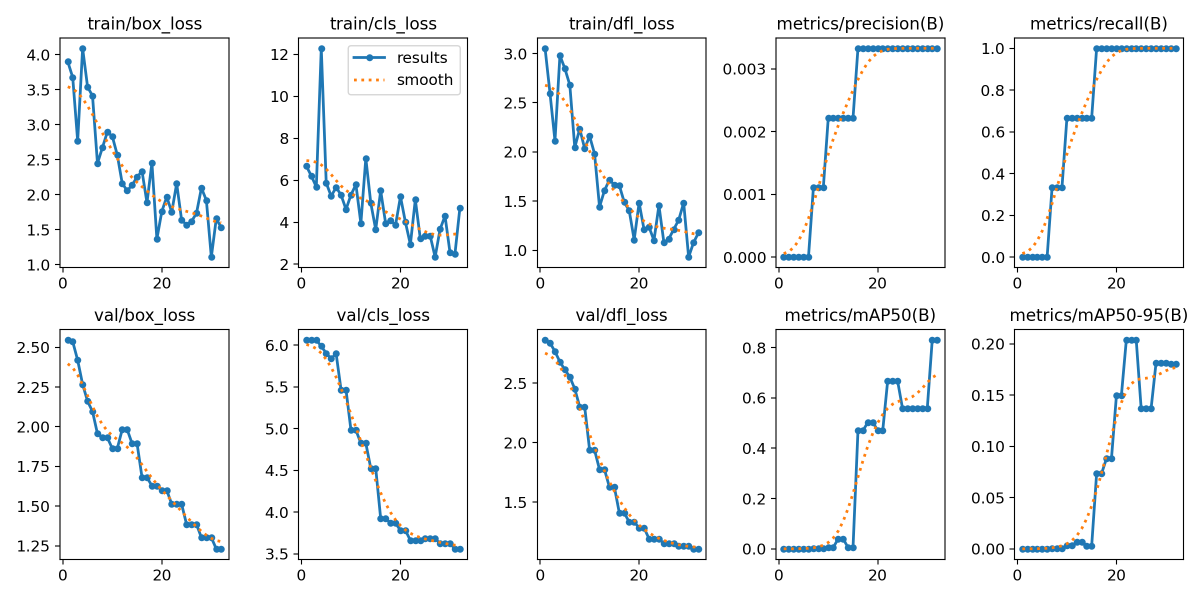
#> input picture runs/detect/new_sora_watermark/results.png, 2400 x 1200 px (shown at 1/2 size)
$ python visualize_sam2_masks_10fps.py runs/detect/new_sora_watermark/results.png runs/detect/new_sora_watermark
#> lines starting #> are read from the running program, lines starting #| are printed output that depends on the picture
"""
SAM2 Mask Visualization Tool - 10 FPS MODE

Creates a visual debug video showing:
- Original frame
- SAM2 mask
- Overlay (mask on frame with transparency)

**10 FPS MODE**: Each mask is repeated 10 times
Example: If you have 10 masks, this creates 100 frames total

Uses EXISTING masks from temp_sam2_masks folder.
"""

import os
import sys
import cv2
import numpy as np
from pathlib import Path
from tkinter import Tk, filedialog
import subprocess

# Configuration (can be overridden by command line args)
MASKS_FOLDER = "temp_sam2_masks"
OUTPUT_VIDEO = "results/sam2_mask_visualization_10fps.mp4"
MASK_REPEAT_COUNT = 10  # Each mask is used for 10 frames
VIDEO_PATH_ARG = None  # Will be set from command line

def select_video_file():
    """Open file dialog to select video file."""
    print("\n[*] Please select the video file you want to visualize...")

    root = Tk()
    root.withdraw()  # Hide the main window
    root.attributes('-topmost', True)  # Bring dialog to front

    file_path = filedialog.askopenfilename(
        title="Select Video File",
        filetypes=[
            ("Video files", "*.mp4 *.avi *.mov *.mkv"),
            ("All files", "*.*")
        ]
    )

    root.destroy()

    if not file_path:
        print("[ERROR] No file selected")
        return None

    print(f"[OK] Selected: {file_path}\n")
    return file_path

def visualize_masks():
    """Create visualization video showing masks overlaid on frames - 10fps mode."""

    print("\n" + "="*70)
    print("SAM2 MASK VISUALIZATION - 10 FPS MODE")
    print("="*70 + "\n")
    print(f"Each mask will be repeated {MASK_REPEAT_COUNT} times")
    print()

    # Check if masks exist
    if not os.path.exists(MASKS_FOLDER):
        print(f"[ERROR] Masks folder not found: {MASKS_FOLDER}")
        print("   Please run the SAM2 interactive tool first to generate masks.")
        print("   The tool should create masks in the temp_sam2_masks folder.")
        return

    mask_files = sorted([f for f in os.listdir(MASKS_FOLDER) if f.endswith('.png')])
    if len(mask_files) == 0:
        print(f"[ERROR] No mask files found in {MASKS_FOLDER}")
        print("   Please run the SAM2 interactive tool first to generate masks.")
        return

    print(f"[MASKS] Found {len(mask_files)} mask files in: {MASKS_FOLDER}")
    print()

    # PRE-LOAD all masks into RAM for instant access (much faster than reading from disk each frame)
    print(f"[PRELOAD] Loading {len(mask_files)} masks into RAM from NVME...")
    import time
    start_time = time.time()
    preloaded_masks = []
    for i, mask_file in enumerate(mask_files):
        mask_path = os.path.join(MASKS_FOLDER, mask_file)
        mask = cv2.imread(mask_path, cv2.IMREAD_GRAYSCALE)
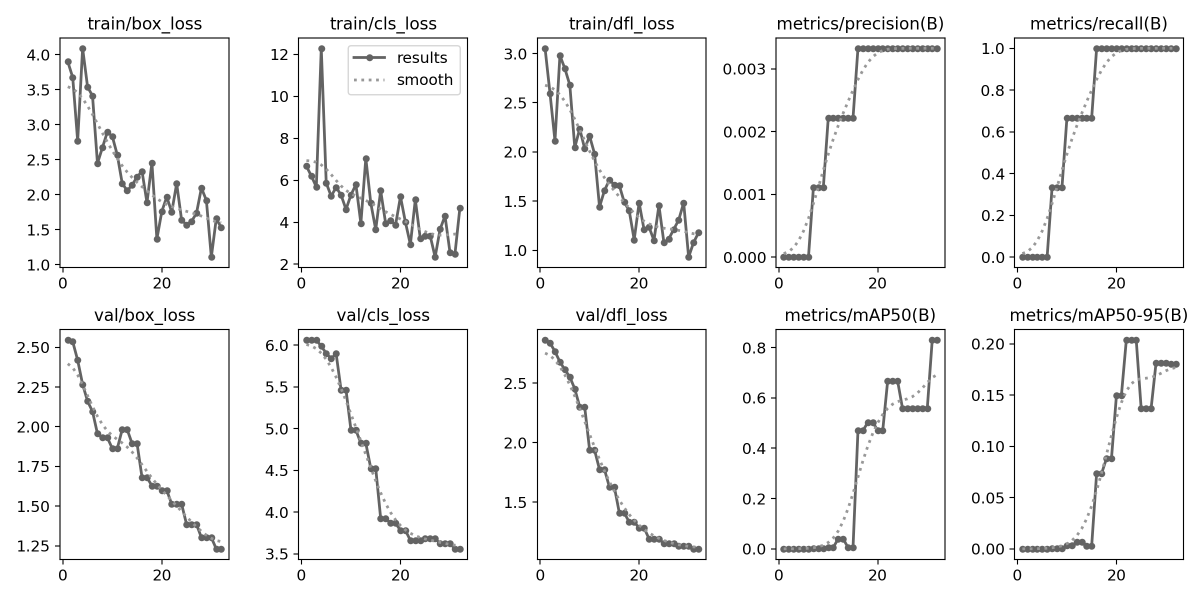
#> mask: shape (1200, 2400) (shown at 1/2 size); min 0, max 255, mean 243.7
        preloaded_masks.append(mask)
        if (i + 1) % 1000 == 0:
            print(f"   Loaded {i + 1}/{len(mask_files)} masks...", end='\r')
    elapsed = time.time() - start_time
    print(f"[PRELOAD] ✓ All {len(mask_files)} masks loaded in {elapsed:.1f}s ({len(mask_files)/elapsed:.0f} masks/sec)")
    print()

    # Interactive video selection (or use command line arg)
    if VIDEO_PATH_ARG:
        VIDEO_PATH = VIDEO_PATH_ARG
        print(f"[VIDEO] Using video from command line: {VIDEO_PATH}\n")
    else:
        VIDEO_PATH = select_video_file()
        if VIDEO_PATH is None:
            return

    # Get video info first (need dimensions for FFmpeg)
    cap_info = cv2.VideoCapture(VIDEO_PATH)
    if not cap_info.isOpened():
        print(f"[ERROR] Could not open video: {VIDEO_PATH}")
        return

    width = int(cap_info.get(cv2.CAP_PROP_FRAME_WIDTH))
    height = int(cap_info.get(cv2.CAP_PROP_FRAME_HEIGHT))
    fps = cap_info.get(cv2.CAP_PROP_FPS)
    total_frames = int(cap_info.get(cv2.CAP_PROP_FRAME_COUNT))
    cap_info.release()

    # Get FFmpeg from static-ffmpeg for GPU decoding
    import static_ffmpeg
    ffmpeg_path_decode, _ = static_ffmpeg.run.get_or_fetch_platform_executables_else_raise()

    # Start FFmpeg with NVDEC GPU hardware decoding
    ffmpeg_decode_cmd = [
        ffmpeg_path_decode,
        '-hwaccel', 'cuda',          # Enable CUDA hardware acceleration
        '-i', VIDEO_PATH,             # Input video
        '-f', 'rawvideo',             # Raw pixel output
        '-pix_fmt', 'bgr24',          # BGR format for OpenCV compatibility
        '-vsync', '0',                # No frame duplication
        '-'                           # Output to stdout pipe
    ]

    print("[GPU] Starting NVDEC hardware video decoding...")
    ffmpeg_decode_process = subprocess.Popen(
        ffmpeg_decode_cmd,
        stdout=subprocess.PIPE,
        stderr=subprocess.DEVNULL,
        bufsize=width * height * 3 * 10  # Buffer 10 frames
    )

    print(f"[VIDEO] Video: {VIDEO_PATH}")
    print(f"   Resolution: {width}x{height}")
    print(f"   FPS: {fps:.2f}")
    print(f"   Total input frames: {total_frames}")
    print()

    # **CALCULATE** repeat count based on video frames and available masks
    calculated_repeat = total_frames / len(mask_files)
    print(f"[10FPS] Auto-calculating repeat count:")
    print(f"   Video frames: {total_frames}")
    print(f"   Available masks: {len(mask_files)}")
    print(f"   Repeat each mask: {calculated_repeat:.1f} times")
    print()

    # Create output directory
    os.makedirs("results", exist_ok=True)

    # Create video writer (triple width for side-by-side) - GPU NVENC encoding
    output_width = width * 3
    output_height = height

    # Get FFmpeg from static-ffmpeg
    import static_ffmpeg
    ffmpeg_path, _ = static_ffmpeg.run.get_or_fetch_platform_executables_else_raise()

    # Start FFmpeg process with NVENC GPU encoding
    ffmpeg_cmd = [
        ffmpeg_path,
        '-y',  # Overwrite output
        '-f', 'rawvideo',
        '-vcodec', 'rawvideo',
        '-s', f'{output_width}x{output_height}',
        '-pix_fmt', 'bgr24',
        '-r', str(fps),
        '-i', '-',  # Input from pipe
        '-c:v', 'h264_nvenc',
        '-preset', 'p4',  # Fast preset
        '-b:v', '10M',
        '-pix_fmt', 'yuv420p',
        OUTPUT_VIDEO
    ]

    print("[GPU] Using NVENC hardware encoding for maximum speed!")
    print("[PROCESSING] Creating visualization video (10fps mode)...")
    print(f"   Output: {OUTPUT_VIDEO}")
    print()

    ffmpeg_process = subprocess.Popen(ffmpeg_cmd, stdin=subprocess.PIPE, stderr=subprocess.DEVNULL)

    frame_idx = 0
    frames_processed = 0
    output_frames_generated = 0
    frame_size = width * height * 3  # BGR24 = 3 bytes per pixel

    while True:
        # Read raw frame from GPU decode pipe
        raw_frame = ffmpeg_decode_process.stdout.read(frame_size)
        if not raw_frame or len(raw_frame) != frame_size:
            break

        # Convert to numpy array and make writable copy (frombuffer is read-only)
        frame = np.frombuffer(raw_frame, dtype=np.uint8).reshape((height, width, 3)).copy()

        # **KEY CHANGE**: Calculate mask index by dividing frame_idx by calculated repeat count
        # This spreads the available masks across all video frames
        mask_idx = int(frame_idx / calculated_repeat)

        # Get pre-loaded mask (instant - no disk I/O!)
        if mask_idx < len(preloaded_masks):
            mask = preloaded_masks[mask_idx]

            # Resize mask to match video dimensions if needed
            if mask is not None and mask.shape[:2] != (height, width):
                mask = cv2.resize(mask, (width, height), interpolation=cv2.INTER_NEAREST)
        else:
            mask = None

        # FAST GPU MODE: Simple side-by-side visualization (no text overlays)
        if mask is not None:
            # Convert mask to 3-channel (fast operation)
            mask_color = cv2.cvtColor(mask, cv2.COLOR_GRAY2BGR)

            # Create simple red overlay (fast operation)
            red_mask = np.zeros_like(frame)
            red_mask[:, :, 2] = mask  # Red channel only
            overlay = cv2.addWeighted(frame, 0.7, red_mask, 0.3, 0)

            # Combine side-by-side (fast operation)
            combined = np.hstack([frame, mask_color, overlay])
        else:
            # No mask - show black frames
            no_mask = np.zeros_like(frame)
            combined = np.hstack([frame, no_mask, no_mask])

        # Write frame to FFmpeg pipe
        ffmpeg_process.stdin.write(combined.tobytes())
        frames_processed += 1
        output_frames_generated += 1
        frame_idx += 1

        # Progress indicator
        if frames_processed % 10 == 0 or frames_processed == total_frames:
            print(f"   Processed {frames_processed}/{total_frames} video frames (Output: {output_frames_generated} frames)...", end='\r')

    print(f"\n\n[OK] Visualization complete!")
    print(f"   Output: {OUTPUT_VIDEO}")
    print(f"   Input frames: {frames_processed}")
    print(f"   Output frames: {output_frames_generated}")
    print(f"   Masks used: {len(mask_files)}")
    print(f"   Each mask repeated: ~{int(calculated_repeat)} times")
    print()

    print("[INFO] View the output video to see:")
    print("   - Left: Original frame")
    print("   - Middle: SAM2 mask (white = object) - shows mask # and repeat count")
    print("   - Right: Overlay with red mask + green bounding box")
    print()

    # Close FFmpeg decode process
    ffmpeg_decode_process.stdout.close()
    ffmpeg_decode_process.wait()

    # Close FFmpeg encode process
    ffmpeg_process.stdin.close()
    ffmpeg_process.wait()

    # Open the video automatically (Windows)
    try:
        print("[VIDEO] Opening visualization video...")
        os.startfile(OUTPUT_VIDEO)
    except:
        print(f"   Please open manually: {OUTPUT_VIDEO}")

    print("\n" + "="*70)
    print()

if __name__ == "__main__":
    # Parse command line arguments
    if len(sys.argv) >= 2:
        VIDEO_PATH_ARG = sys.argv[1]
    if len(sys.argv) >= 3:
        MASKS_FOLDER = sys.argv[2]

    visualize_masks()
#> (the call stopped at in visualize_masks, `ffmpeg_path_decode, _ = static_ffmpeg.run.get_or_fetch_platform_execut..`: static_ffmpeg is not available in this run)
